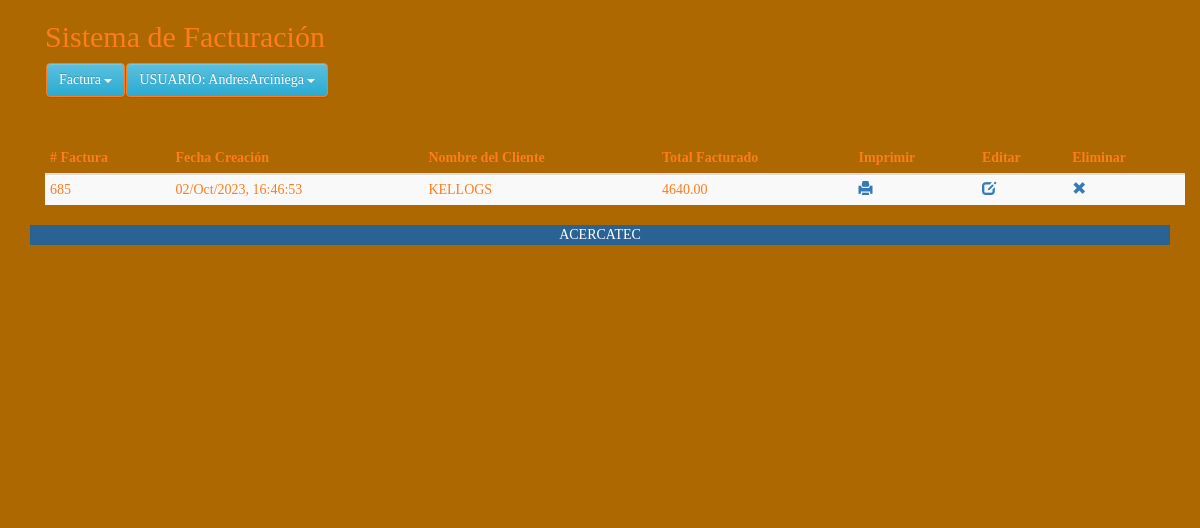
Page /invoice_list.php (signed in) on the committed database.
### tables this page shows
CREATE TABLE `invoice_order` (
  `order_id` int(11) NOT NULL,
  `user_id` int(11) NOT NULL,
  `order_date` timestamp NOT NULL DEFAULT current_timestamp(),
  `order_receiver_name` varchar(250) NOT NULL,
  `order_receiver_address` text NOT NULL,
  `order_total_before_tax` decimal(10,2) NOT NULL,
  `order_total_tax` decimal(10,2) NOT NULL,
  `order_tax_per` varchar(250) NOT NULL,
  `order_total_after_tax` double(10,2) NOT NULL,
  `order_amount_paid` decimal(10,2) NOT NULL,
  `order_total_amount_due` decimal(10,2) NOT NULL,
  `note` text NOT NULL
);

### Invoice.php (called while the page is built, shortened)
<?php
class Invoice
{
	private $host  = 'localhost';
	private $user  = 'root';
	private $password   = "";
	private $database  = "factura";
	private $invoiceOrderTable = 'invoice_order';
	private $dbConnect = false;
	public function __construct()
	{
		if (!$this->dbConnect) {
			$conn = new mysqli($this->host, $this->user, $this->password, $this->database);
			if ($conn->connect_error) {
				die("Error failed to connect to MySQL: " . $conn->connect_error);
			} else {
				$this->dbConnect = $conn;
			}
		}
	}
	private function getData($sqlQuery)
	{
		$result = mysqli_query($this->dbConnect, $sqlQuery);
		$data = array();
		while ($row = mysqli_fetch_array($result, MYSQLI_ASSOC)) {
			$data[] = $row;
		}
		return $data;
	}
	public function getInvoiceList()
	{
		$sqlQuery = "
			SELECT * FROM " . $this->invoiceOrderTable . "
			WHERE user_id = '" . $_SESSION['userid'] . "'";
		return  $this->getData($sqlQuery);
	}
}

### invoice_list.php (the view, shortened to what this page needs)
<?php
include('inc/header.php');
include 'Invoice.php';
$invoice = new Invoice();
$invoice->checkLoggedIn();
?>
<link href="css/style.css" rel="stylesheet">
<?php include('inc/container.php'); ?>
<div class="container">
  <h2 class="title">Sistema de Facturación</h2>
  <?php include('menu.php'); ?>
  <table id="data-table" class="table table-condensed table-striped">
    <thead>
      <tr>
        <th># Factura</th>
        <th>Fecha Creación</th>
        <th>Nombre del Cliente</th>
        <th>Total Facturado</th>
        <th>Imprimir</th>
        <th>Editar</th>
        <th>Eliminar</th>
      </tr>
    </thead>
    <?php
    $invoiceList = $invoice->getInvoiceList();
    foreach ($invoiceList as $invoiceDetails) {
      $invoiceDate = date("d/M/Y, H:i:s", strtotime($invoiceDetails["order_date"]));
      echo '
              <tr>
                <td>' . $invoiceDetails["order_id"] . '</td>
                <td>' . $invoiceDate . '</td>
                <td>' . $invoiceDetails["order_receiver_name"] . '</td>
                <td>' . $invoiceDetails["order_total_after_tax"] . '</td>
                <td><a href="print_invoice.php?invoice_id=' . $invoiceDetails["order_id"] . '" title="Imprimir Factura"><span class="glyphicon glyphicon-print"></span></a></td>
                <td><a href="edit_invoice.php?update_id=' . $invoiceDetails["order_id"] . '"  title="Editar Factura"><span class="glyphicon glyphicon-edit"></span></a></td>
                <td><a href="#" id="' . $invoiceDetails["order_id"] . '" class="deleteInvoice"  title="Eliminar Factura"><span class="glyphicon glyphicon-remove"></span></a></td>
              </tr>
            ';
    }
    ?>
  </table>
</div>
<?php include('inc/footer.php'); ?>

### inc/header.php (shortened to what this page needs)
<!DOCTYPE html>
<html>
<head>
    <link rel="stylesheet" href="https://maxcdn.bootstrapcdn.com/bootstrap/3.3.5/css/bootstrap.min.css">
    <link rel="stylesheet" href="https://maxcdn.bootstrapcdn.com/bootstrap/3.3.5/css/bootstrap-theme.min.css">
</head>

### inc/container.php (shortened to what this page needs)
</head>
<body class="">
	<div class="container" style="min-height:500px;">

### menu.php (shortened to what this page needs)
<ul class="nav navbar-nav">
	<li class="dropdown">
		<button class="btn btn-info dropdown-toggle" type="button" data-toggle="dropdown">Factura
			<span class="caret"></span></button>
	</li>
	<?php
	if ($_SESSION['userid']) { ?>
		<li class="dropdown">
			<button class="btn btn-info dropdown-toggle" type="button" data-toggle="dropdown">USUARIO: <?php echo $_SESSION['user']; ?>
				<span class="caret"></span></button>
		</li>
	<?php } ?>
</ul>
<br /><br /><br /><br />

### inc/footer.php (shortened to what this page needs)
<footer class="bg-primary text-white text-center text-lg-start fixed-bottom">
    <div class="text-center p-3" style="background-color: rgba(0, 0, 0, 0.2)">
        ACERCATEC
    </div>
</footer>
</div>

### css/style.css (style rules this page uses)
html { background-color: #ad6801; position: relative; min-height: 100%; }
body { background-color: transparent; color: #fc7d1c; font-family: 'Franklin Gothic Medium'; font-size: 14px; line-height: 1.42857; }
.navbar-nav>li { float:left; margin-left:1px; }
.btn-info, .panel-info { background-color: #fc7d1c; border-color: #fc7d1c; color: #fff !important; }

### rows in the picture
invoice_order: order_id "685", order_date "02/Oct/2023, 16:46:53", order_receiver_name "KELLOGS", order_total_after_tax "4640.00"

### other values in the picture
$_SESSION['user'] "AndresArciniega"
